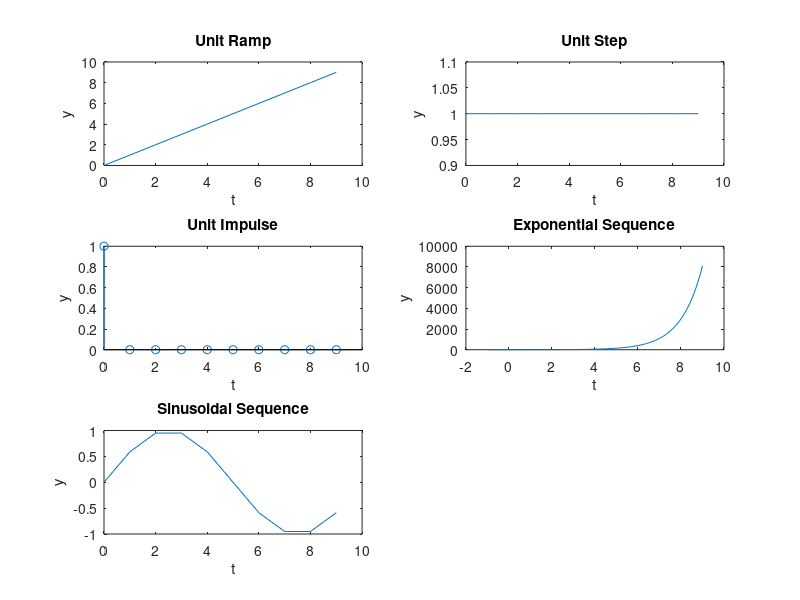

MATLAB code for this plot:
% Copyright @2022 Ankit Samaddar
clc
% N=input('length of sequence :');
N=10;
% Unit Ramp
t = 0:N-1;
y = t;
subplot(3, 2, 1);
plot(t, y);
title('Unit Ramp');
xlabel('t');
ylabel('y');

% Unit Step
t = 0:N-1;
y = [1,ones(1,(N-1))];
subplot(3, 2, 2);
plot(t, y);
title('Unit Step');
xlabel('t');
ylabel('y');

% Unit Impulse
t = 0:N-1;
y = [1,zeros(1,(N-1))];
subplot(3, 2, 3);
stem(t, y);
title('Unit Impulse');
xlabel('t');
ylabel('y');

% Exponential Sequence
t = -1:0.1:N-1;
y = exp(t);
subplot(3, 2, 4);
plot(t, y);
title('Exponential Sequence');
xlabel('t');
ylabel('y');

%Sinusoidal Sequence
f = 0.1;
t = 0:N-1;
y = sin(2*pi*f*t) ;
subplot(3, 2, 5);
plot(t, y);
title('Sinusoidal Sequence');
xlabel('t');
ylabel('y');
